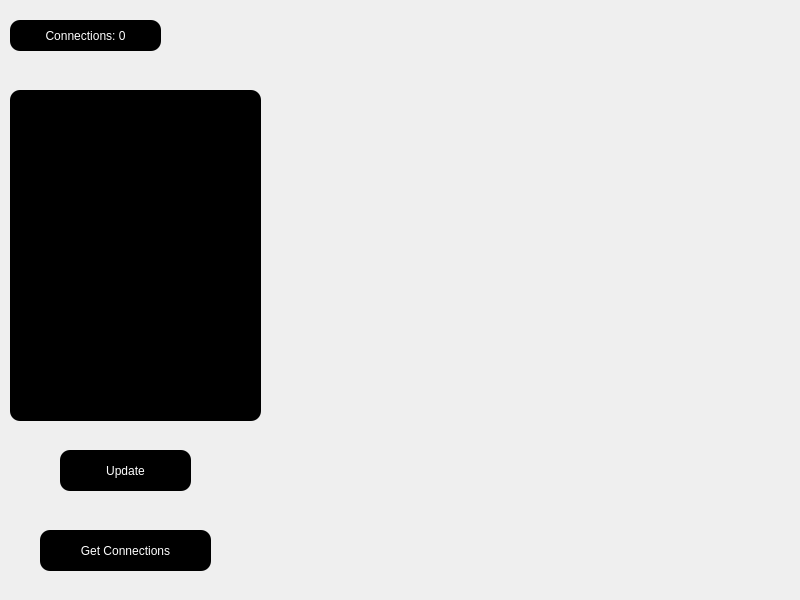
<?xml version="1.0" encoding="UTF-8"?>
<ui version="4.0">
 <class>MainWindow</class>
 <widget class="QMainWindow" name="MainWindow">
  <property name="geometry">
   <rect>
    <x>0</x>
    <y>0</y>
    <width>800</width>
    <height>600</height>
   </rect>
  </property>
  <property name="windowTitle">
   <string>MainWindow</string>
  </property>
  <widget class="QWidget" name="centralwidget">
   <widget class="QLabel" name="textConnections">
    <property name="geometry">
     <rect>
      <x>10</x>
      <y>20</y>
      <width>151</width>
      <height>31</height>
     </rect>
    </property>
    <property name="styleSheet">
     <string notr="true">QLabel#textConnections
{
background-color: rgb(0, 0, 0);
font: 600 16pt &quot;Segoe UI&quot;;
color: white;
border-radius: 10px;
}
</string>
    </property>
    <property name="text">
     <string>Connections: 0</string>
    </property>
    <property name="alignment">
     <set>Qt::AlignmentFlag::AlignCenter</set>
    </property>
   </widget>
   <widget class="QPushButton" name="updateVars">
    <property name="geometry">
     <rect>
      <x>60</x>
      <y>450</y>
      <width>131</width>
      <height>41</height>
     </rect>
    </property>
    <property name="styleSheet">
     <string notr="true">QPushButton#updateVars
{
background-color: black;
color: white;
border-radius: 10px;
font: 600 16pt &quot;Segoe UI&quot;;
}
</string>
    </property>
    <property name="text">
     <string>Update</string>
    </property>
   </widget>
   <widget class="QPushButton" name="getConnections">
    <property name="geometry">
     <rect>
      <x>40</x>
      <y>530</y>
      <width>171</width>
      <height>41</height>
     </rect>
    </property>
    <property name="styleSheet">
     <string notr="true">QPushButton#getConnections
{
background-color: black;
color: white;
border-radius: 10px;
font: 600 16pt &quot;Segoe UI&quot;;
}
</string>
    </property>
    <property name="text">
     <string>Get Connections</string>
    </property>
   </widget>
   <widget class="QLabel" name="connectionsList">
    <property name="geometry">
     <rect>
      <x>10</x>
      <y>90</y>
      <width>251</width>
      <height>331</height>
     </rect>
    </property>
    <property name="styleSheet">
     <string notr="true">QLabel#connectionsList
{
background-color: rgb(0, 0, 0);
font: 600 16pt &quot;Segoe UI&quot;;
color: white;
border-radius: 10px;
}
</string>
    </property>
    <property name="text">
     <string/>
    </property>
    <property name="alignment">
     <set>Qt::AlignmentFlag::AlignLeading|Qt::AlignmentFlag::AlignLeft|Qt::AlignmentFlag::AlignTop</set>
    </property>
   </widget>
  </widget>
 </widget>
 <resources/>
 <connections/>
</ui>
